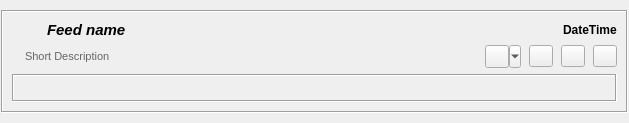
<?xml version="1.0" encoding="UTF-8"?>
<ui version="4.0">
 <class>FeedReaderFeedItem</class>
 <widget class="QWidget" name="FeedReaderFeedItem">
  <property name="geometry">
   <rect>
    <x>0</x>
    <y>0</y>
    <width>629</width>
    <height>123</height>
   </rect>
  </property>
  <layout class="QGridLayout" name="FeedReaderFeedItem_GL">
   <property name="leftMargin">
    <number>1</number>
   </property>
   <property name="topMargin">
    <number>1</number>
   </property>
   <property name="rightMargin">
    <number>1</number>
   </property>
   <property name="bottomMargin">
    <number>1</number>
   </property>
   <property name="horizontalSpacing">
    <number>6</number>
   </property>
   <property name="verticalSpacing">
    <number>1</number>
   </property>
   <item row="0" column="0">
    <widget class="QFrame" name="feedFrame">
     <property name="sizePolicy">
      <sizepolicy hsizetype="Expanding" vsizetype="Fixed">
       <horstretch>0</horstretch>
       <verstretch>0</verstretch>
      </sizepolicy>
     </property>
     <property name="autoFillBackground">
      <bool>true</bool>
     </property>
     <property name="frameShape">
      <enum>QFrame::Box</enum>
     </property>
     <property name="frameShadow">
      <enum>QFrame::Sunken</enum>
     </property>
     <layout class="QVBoxLayout" name="feedFrame_VL">
      <item>
       <layout class="QHBoxLayout" name="Top_HL">
        <item>
         <widget class="QLabel" name="logoLabel">
          <property name="maximumSize">
           <size>
            <width>48</width>
            <height>48</height>
           </size>
          </property>
          <property name="pixmap">
           <pixmap resource="FeedReader_images.qrc">:/images/FeedReader.png</pixmap>
          </property>
          <property name="scaledContents">
           <bool>true</bool>
          </property>
         </widget>
        </item>
        <item>
         <layout class="QVBoxLayout" name="TopRight_VL">
          <item>
           <layout class="QHBoxLayout" name="title_HL">
            <item>
             <widget class="QLabel" name="feedIconLabel">
              <property name="minimumSize">
               <size>
                <width>16</width>
                <height>16</height>
               </size>
              </property>
              <property name="maximumSize">
               <size>
                <width>16</width>
                <height>16</height>
               </size>
              </property>
              <property name="pixmap">
               <pixmap resource="FeedReader_images.qrc">:/images/Feed.png</pixmap>
              </property>
              <property name="scaledContents">
               <bool>true</bool>
              </property>
             </widget>
            </item>
            <item>
             <widget class="QLabel" name="titleLabel">
              <property name="sizePolicy">
               <sizepolicy hsizetype="MinimumExpanding" vsizetype="Preferred">
                <horstretch>0</horstretch>
                <verstretch>0</verstretch>
               </sizepolicy>
              </property>
              <property name="font">
               <font>
                <pointsize>11</pointsize>
                <weight>75</weight>
                <italic>true</italic>
                <bold>true</bold>
               </font>
              </property>
              <property name="text">
               <string notr="true">Feed name</string>
              </property>
             </widget>
            </item>
            <item>
             <widget class="QLabel" name="dateTimeLabel">
              <property name="font">
               <font>
                <weight>75</weight>
                <bold>true</bold>
                <stylestrategy>PreferAntialias</stylestrategy>
               </font>
              </property>
              <property name="text">
               <string notr="true">DateTime</string>
              </property>
             </widget>
            </item>
           </layout>
          </item>
          <item>
           <layout class="QHBoxLayout" name="msgTitle_HL">
            <property name="spacing">
             <number>8</number>
            </property>
            <item>
             <widget class="QLabel" name="msgTitleLabel">
              <property name="sizePolicy">
               <sizepolicy hsizetype="MinimumExpanding" vsizetype="Expanding">
                <horstretch>0</horstretch>
                <verstretch>0</verstretch>
               </sizepolicy>
              </property>
              <property name="maximumSize">
               <size>
                <width>16777215</width>
                <height>60</height>
               </size>
              </property>
              <property name="text">
               <string notr="true">&lt;!DOCTYPE HTML PUBLIC &quot;-//W3C//DTD HTML 4.0//EN&quot; &quot;http://www.w3.org/TR/REC-html40/strict.dtd&quot;&gt;
&lt;html&gt;&lt;head&gt;&lt;meta name=&quot;qrichtext&quot; content=&quot;1&quot; /&gt;&lt;style type=&quot;text/css&quot;&gt;
p, li { white-space: pre-wrap; }
&lt;/style&gt;&lt;/head&gt;&lt;body style=&quot; font-family:'MS Shell Dlg 2'; font-size:8.25pt; font-weight:400; font-style:normal;&quot;&gt;
&lt;p style=&quot; margin-top:0px; margin-bottom:0px; margin-left:0px; margin-right:0px; -qt-block-indent:0; text-indent:0px;&quot;&gt;&lt;span style=&quot; font-size:8pt; color:#666666;&quot;&gt;Short Description&lt;/span&gt;&lt;/p&gt;&lt;/body&gt;&lt;/html&gt;</string>
              </property>
              <property name="wordWrap">
               <bool>true</bool>
              </property>
              <property name="openExternalLinks">
               <bool>true</bool>
              </property>
             </widget>
            </item>
            <item>
             <widget class="QToolButton" name="linkButton">
              <property name="focusPolicy">
               <enum>Qt::NoFocus</enum>
              </property>
              <property name="icon">
               <iconset resource="FeedReader_images.qrc">
                <normaloff>:/images/Link.png</normaloff>:/images/Link.png</iconset>
              </property>
              <property name="popupMode">
               <enum>QToolButton::MenuButtonPopup</enum>
              </property>
             </widget>
            </item>
            <item>
             <widget class="QPushButton" name="expandButton">
              <property name="sizePolicy">
               <sizepolicy hsizetype="Fixed" vsizetype="Fixed">
                <horstretch>0</horstretch>
                <verstretch>0</verstretch>
               </sizepolicy>
              </property>
              <property name="maximumSize">
               <size>
                <width>24</width>
                <height>16777215</height>
               </size>
              </property>
              <property name="focusPolicy">
               <enum>Qt::NoFocus</enum>
              </property>
              <property name="toolTip">
               <string>Expand</string>
              </property>
              <property name="icon">
               <iconset>
                <normaloff>:/icons/png/down-arrow.png</normaloff>:/icons/png/down-arrow.png</iconset>
              </property>
             </widget>
            </item>
            <item>
             <widget class="QPushButton" name="readAndClearButton">
              <property name="sizePolicy">
               <sizepolicy hsizetype="Fixed" vsizetype="Fixed">
                <horstretch>0</horstretch>
                <verstretch>0</verstretch>
               </sizepolicy>
              </property>
              <property name="maximumSize">
               <size>
                <width>24</width>
                <height>16777215</height>
               </size>
              </property>
              <property name="focusPolicy">
               <enum>Qt::NoFocus</enum>
              </property>
              <property name="toolTip">
               <string>Set as read and remove item</string>
              </property>
              <property name="icon">
               <iconset>
                <normaloff>:/icons/png/correct.png</normaloff>:/icons/png/correct.png</iconset>
              </property>
             </widget>
            </item>
            <item>
             <widget class="QPushButton" name="clearButton">
              <property name="sizePolicy">
               <sizepolicy hsizetype="Fixed" vsizetype="Fixed">
                <horstretch>0</horstretch>
                <verstretch>0</verstretch>
               </sizepolicy>
              </property>
              <property name="maximumSize">
               <size>
                <width>24</width>
                <height>16777215</height>
               </size>
              </property>
              <property name="focusPolicy">
               <enum>Qt::NoFocus</enum>
              </property>
              <property name="toolTip">
               <string>Remove Item</string>
              </property>
              <property name="icon">
               <iconset>
                <normaloff>:/icons/png/exit2.png</normaloff>:/icons/png/exit2.png</iconset>
              </property>
             </widget>
            </item>
           </layout>
          </item>
         </layout>
        </item>
       </layout>
      </item>
      <item>
       <widget class="QFrame" name="expandFrame">
        <layout class="QVBoxLayout" name="expandFrame_VL">
         <property name="leftMargin">
          <number>0</number>
         </property>
         <property name="topMargin">
          <number>0</number>
         </property>
         <property name="rightMargin">
          <number>0</number>
         </property>
         <property name="bottomMargin">
          <number>0</number>
         </property>
         <item>
          <widget class="QFrame" name="msgFrame">
           <property name="sizePolicy">
            <sizepolicy hsizetype="Preferred" vsizetype="Expanding">
             <horstretch>0</horstretch>
             <verstretch>0</verstretch>
            </sizepolicy>
           </property>
           <property name="frameShape">
            <enum>QFrame::Box</enum>
           </property>
           <property name="frameShadow">
            <enum>QFrame::Sunken</enum>
           </property>
           <layout class="QVBoxLayout" name="msgFrame_VL">
            <property name="leftMargin">
             <number>5</number>
            </property>
            <property name="topMargin">
             <number>5</number>
            </property>
            <property name="rightMargin">
             <number>5</number>
            </property>
            <property name="bottomMargin">
             <number>5</number>
            </property>
            <item>
             <widget class="QLabel" name="descriptionLabel">
              <property name="sizePolicy">
               <sizepolicy hsizetype="MinimumExpanding" vsizetype="Preferred">
                <horstretch>0</horstretch>
                <verstretch>0</verstretch>
               </sizepolicy>
              </property>
              <property name="wordWrap">
               <bool>true</bool>
              </property>
              <property name="margin">
               <number>6</number>
              </property>
              <property name="indent">
               <number>-1</number>
              </property>
              <property name="openExternalLinks">
               <bool>true</bool>
              </property>
              <property name="textInteractionFlags">
               <set>Qt::LinksAccessibleByMouse|Qt::TextSelectableByKeyboard|Qt::TextSelectableByMouse</set>
              </property>
             </widget>
            </item>
           </layout>
          </widget>
         </item>
        </layout>
       </widget>
      </item>
     </layout>
    </widget>
   </item>
  </layout>
 </widget>
 <resources>
  <include location="FeedReader_images.qrc"/>
 </resources>
 <connections/>
</ui>
